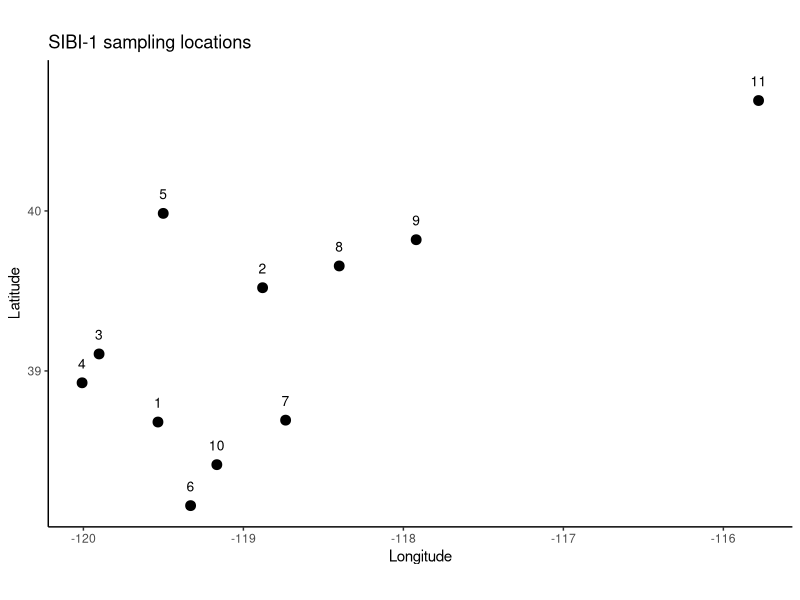
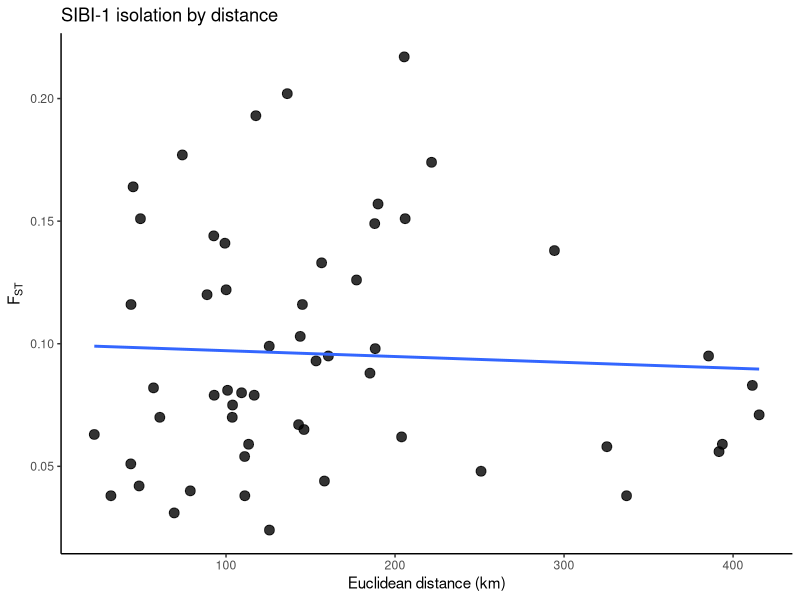

Here is the R script that generated these plots, in order: (Note: this script raises an error after producing the figures.)
# -----------------------------
# SIBI-1 Lahontan tui chub
# Siphateles bicolor ssp.
# sites + pairwise FST + IBD plot
# -----------------------------

library(ggplot2)
library(geosphere)

# ------------------------------
# paths
# ------------------------------
base_dir <- "/Users/johnmccall/Library/CloudStorage/OneDrive-TheOhioStateUniversity/Spring_2026/Landgen_DGS/DGS-Patterns-of-Fish-Diversity/DGS-Patterns-of-Fish-Diversity/Objective 2/Data/SIBI-1"

# -----------------------------
# 0) site coordinates
# estimated from named localities + paper map
# codes/order follow Table 1 / Table 2
# -----------------------------
SIBI_1_coords <- data.frame(
  site = as.character(1:11),
  code = c("TPZ", "LSL", "SPN", "TKS", "PYR", "TWN", "WLK", "STW", "DXV", "EWR", "SFH"),
  location = c(
    "Topaz Lake, NV",
    "Little Soda Lake, NV",
    "Spooner Lake, NV",
    "Tahoe Keys, CA",
    "Pyramid Lake, NV",
    "Twin Lakes, CA",
    "Walker Lake, NV",
    "Stillwater National Wildlife Refuge, NV",
    "Dixie Valley (Casey Pond), NV",
    "East Fork Walker River, CA",
    "South Fork Reservoir, NV"
  ),
  lat = c(
    38.6805,   # Topaz Lake
    39.5200,   # Little Soda Lake / Soda Lakes
    39.1060,   # Spooner Lake
    38.9257,   # Tahoe Keys
    39.9846,   # Pyramid Lake near Nixon
    38.1580,   # Twin Lakes (Bridgeport area, south of Bridgeport)
    38.6922,   # Walker Lake
    39.6560,   # Stillwater NWR / Fallon marsh area
    39.8200,   # Casey Pond / Dixie Valley (estimated from map)
    38.4140,   # East Fork Walker River near CA/NV state line
    40.6900    # South Fork Reservoir
  ),
  lon = c(
    -119.5340, # Topaz Lake
    -118.8800, # Little Soda Lake
    -119.9020, # Spooner Lake
    -120.0082, # Tahoe Keys
    -119.5010, # Pyramid Lake
    -119.3300, # Twin Lakes
    -118.7361, # Walker Lake
    -118.4010, # Stillwater NWR
    -117.9200, # Casey Pond / Dixie Valley (estimated)
    -119.1660, # East Fork Walker River
    -115.7800  # South Fork Reservoir
  ),
  stringsAsFactors = FALSE
)

# -----------------------------
# 1) map of sampling locations
# -----------------------------
ggplot(SIBI_1_coords, aes(x = lon, y = lat)) +
  geom_point(size = 3) +
  geom_text(aes(label = site), nudge_y = 0.12, size = 3.5) +
  coord_fixed() +
  theme_classic() +
  labs(
    x = "Longitude",
    y = "Latitude",
    title = "SIBI-1 sampling locations"
  )

# -----------------------------
# 2) geographic distance matrix
# straight-line distance in km
# -----------------------------
geo_dist_km <- geosphere::distm(
  as.matrix(SIBI_1_coords[, c("lon", "lat")]),
  fun = geosphere::distHaversine
) / 1000

rownames(geo_dist_km) <- SIBI_1_coords$site
colnames(geo_dist_km) <- SIBI_1_coords$site
diag(geo_dist_km) <- 0

# -----------------------------
# 3) helper function:
# takes a vector of lower-triangle values (row-wise order)
# and reconstructs a full symmetric matrix
# -----------------------------
fill_sym_from_lower <- function(pops, vals, diag_val = 0) {
  
  n <- length(pops)
  
  stopifnot(length(vals) == n * (n - 1) / 2)
  
  mat <- matrix(
    0,
    nrow = n,
    ncol = n,
    dimnames = list(pops, pops)
  )
  
  k <- 1
  for (i in 2:n) {
    for (j in 1:(i - 1)) {
      mat[i, j] <- vals[k]
      mat[j, i] <- vals[k]
      k <- k + 1
    }
  }
  
  diag(mat) <- diag_val
  mat
}

# -----------------------------
# 4) pairwise FST matrix
# values transcribed from Table 2 LOWER triangle
# order: TPZ LSL SPN TKS PYR TWN WLK STW DXV EWR SFH
# -----------------------------
fst_vals <- c(
  
  # LSL
  0.080,
  
  # SPN
  0.082, 0.141,
  
  # TKS
  0.151, 0.193, 0.063,
  
  # PYR
  0.116, 0.177, 0.070, 0.024,
  
  # TWN
  0.070, 0.133, 0.079, 0.075, 0.062,
  
  # WLK
  0.031, 0.079, 0.054, 0.059, 0.044, 0.040,
  
  # STW
  0.065, 0.116, 0.067, 0.095, 0.081, 0.088, 0.038,
  
  # DXV
  0.098, 0.120, 0.149, 0.217, 0.202, 0.174, 0.103, 0.164,
  
  # EWR
  0.051, 0.099, 0.122, 0.144, 0.126, 0.038, 0.042, 0.093, 0.157,
  
  # SFH
  0.056, 0.138, 0.059, 0.083, 0.058, 0.071, 0.038, 0.048, 0.151, 0.095
)

SIBI_1_fst <- fill_sym_from_lower(
  pops = SIBI_1_coords$site,
  vals = fst_vals,
  diag_val = 0
)

# set negative FST to 0 and force diagonal = 0
SIBI_1_fst <- pmax(SIBI_1_fst, 0)
diag(SIBI_1_fst) <- 0

# -----------------------------
# 5) pairwise dataframe for IBD plot
# -----------------------------
ibd_df <- data.frame(
  site1   = rownames(SIBI_1_fst)[row(SIBI_1_fst)[upper.tri(SIBI_1_fst)]],
  site2   = colnames(SIBI_1_fst)[col(SIBI_1_fst)[upper.tri(SIBI_1_fst)]],
  fst     = SIBI_1_fst[upper.tri(SIBI_1_fst)],
  dist_km = geo_dist_km[upper.tri(geo_dist_km)]
)

# -----------------------------
# 6) IBD plot
# -----------------------------
ggplot(ibd_df, aes(x = dist_km, y = fst)) +
  geom_point(size = 3, alpha = 0.8) +
  geom_smooth(method = "lm", se = FALSE) +
  theme_classic() +
  labs(
    x = "Euclidean distance (km)",
    y = expression(F[ST]),
    title = "SIBI-1 isolation by distance"
  )

# -----------------------------
# 7) quick checks
# -----------------------------
stopifnot(identical(rownames(SIBI_1_fst), SIBI_1_coords$site))
stopifnot(identical(colnames(SIBI_1_fst), SIBI_1_coords$site))
stopifnot(isTRUE(all.equal(SIBI_1_fst, t(SIBI_1_fst))))
stopifnot(all(diag(SIBI_1_fst) == 0))
stopifnot(all(diag(geo_dist_km) == 0))

# -----------------------------
# 8) save RData
# -----------------------------
out_dir <- file.path(base_dir, "data")

if (!dir.exists(out_dir)) {
  dir.create(out_dir, recursive = TRUE)
}

save(
  SIBI_1_fst,
  SIBI_1_coords,
  file = file.path(out_dir, "SIBI-1.RData")
)
